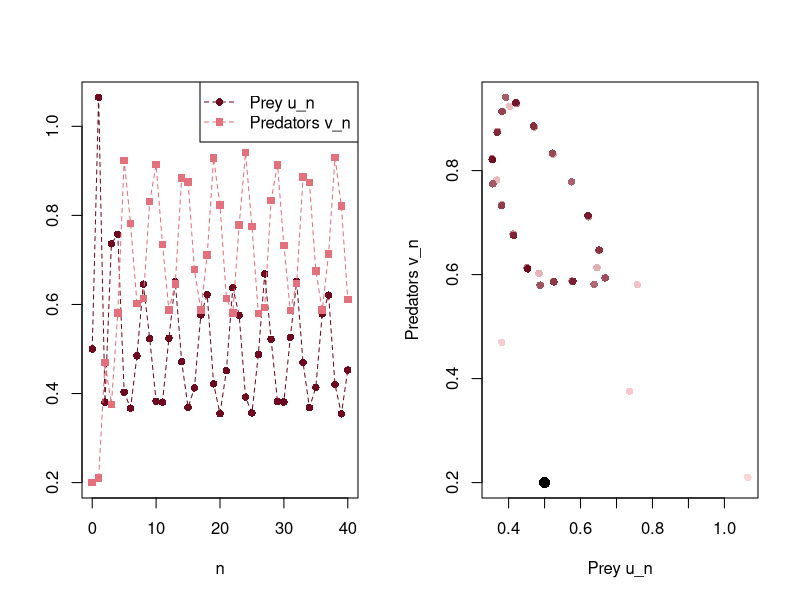

The R source for this figure:
# Fig. 2.4: Predator-prey model, predators and prey survive (book, Section 2.1, Eq. 2.3)
# u_{n+1} = (1 + r) u_n - r u_n^2 - gamma u_n v_n,  v_{n+1} = gamma u_n v_n  with r = 3.1, gamma = 2.1, u_0 = 0.5, v_0 = 0.2
# (c) 2026 Philipp Kügler · Program for the book "Dynamical Systems in the Life Sciences" · MIT License (see LICENSE)
r <- 3.1; gamma <- 2.1
N <- 40
u <- numeric(N + 1); v <- numeric(N + 1)
u[1] <- 0.5; v[1] <- 0.2                 # R counts from 1: u[1] is u_0
for (k in 1:N) {
  u[k + 1] <- (1 + r) * u[k] - r * u[k]^2 - gamma * u[k] * v[k]
  v[k + 1] <- gamma * u[k] * v[k]
}
cat(sprintf("steady state (1/gamma, r(1 - 1/gamma)/gamma) = (%.4f, %.4f)\n", 1/gamma, r * (1 - 1/gamma) / gamma))
cat("u_36 ... u_40 =", sprintf("%.3f", u[37:41]), "\n")

n <- 0:N
par(mfrow = c(1, 2))
plot(n, u, type = "o", lty = 2, pch = 16, col = rgb(0.43, 0.04, 0.12), ylim = range(c(u, v)), xlab = "n", ylab = "")
lines(n, v, type = "o", lty = 2, pch = 15, col = rgb(0.89, 0.44, 0.49))
legend("topright", legend = c("Prey u_n", "Predators v_n"), col = c(rgb(0.43, 0.04, 0.12), rgb(0.89, 0.44, 0.49)), pch = c(16, 15), lty = 2)
hell_dunkel <- colorRampPalette(c(rgb(1, 0.85, 0.85), rgb(0.43, 0.04, 0.12)))(N + 1)   # light: early, dark: late
plot(u, v, pch = 16, col = hell_dunkel, xlab = "Prey u_n", ylab = "Predators v_n")
points(u[1], v[1], pch = 16, cex = 1.5)
